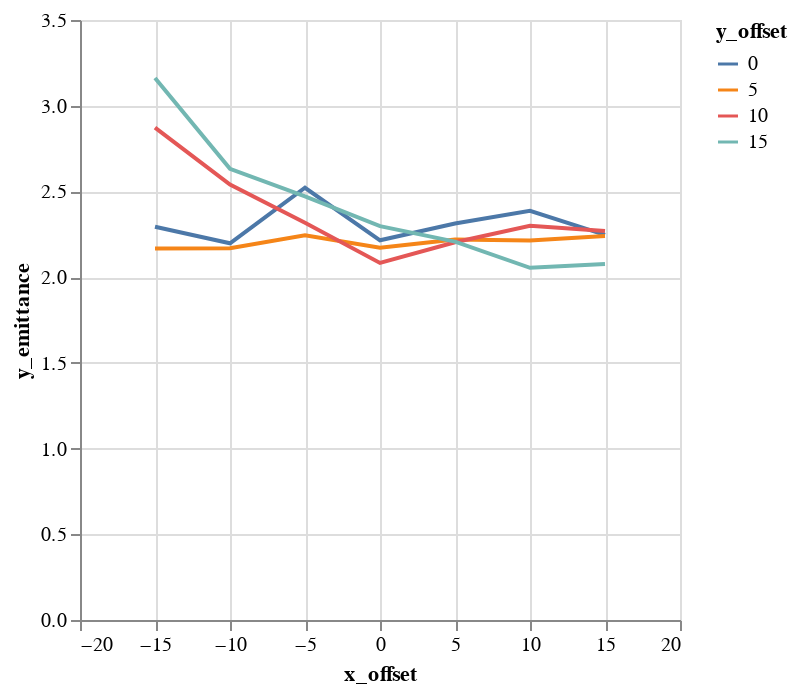

Notebook code for this chart:
### Code cell
alt.Chart(emit_df).mark_line().encode(
    color='y_offset:N',
    x='x_offset',
    y='y_emittance',
)

### Figure 1 — Vega-Lite specification as saved in the notebook (floating-point values rounded to 4 significant figures)
{"$schema": "https://vega.github.io/schema/vega-lite/v1.2.1.json", "data": {"values": [{"losses": 0, "relbeta": 0.002308, "sourceID": 16777222, "sourceName": "x_-15_y_0", "x_emittance": 2.236, "x_emittance_rel": 1.379, "x_norm_emittance": 0.005162, "x_offset": -15, "y_emittance": 2.294, "y_emittance_rel": 1.459, "y_norm_emittance": 0.005296, "y_offset": 0}, {"losses": 0, "relbeta": 0.002308, "sourceID": 16777229, "sourceName": "x_-15_y_5", "x_emittance": 1.949, "x_emittance_rel": 1.223, "x_norm_emittance": 0.004498, "x_offset": -15, "y_emittance": 2.168, "y_emittance_rel": 1.36, "y_norm_emittance": 0.005004, "y_offset": 5}, {"losses": 0, "relbeta": 0.002308, "sourceID": 16777236, "sourceName": "x_-15_y_10", "x_emittance": 2.815, "x_emittance_rel": 1.74, "x_norm_emittance": 0.006497, "x_offset": -15, "y_emittance": 2.872, "y_emittance_rel": 1.799, "y_norm_emittance": 0.006629, "y_offset": 10}, {"losses": 0, "relbeta": 0.002308, "sourceID": 16777243, "sourceName": "x_-15_y_15", "x_emittance": 3.245, "x_emittance_rel": 1.942, "x_norm_emittance": 0.007492, "x_offset": -15, "y_emittance": 3.162, "y_emittance_rel": 1.903, "y_norm_emittance": 0.007299, "y_offset": 15}, {"losses": 0, "relbeta": 0.002308, "sourceID": 16777220, "sourceName": "x_-10_y_0", "x_emittance": 2.279, "x_emittance_rel": 1.431, "x_norm_emittance": 0.00526, "x_offset": -10, "y_emittance": 2.198, "y_emittance_rel": 1.415, "y_norm_emittance": 0.005073, "y_offset": 0}, {"losses": 0, "relbeta": 0.002308, "sourceID": 16777227, "sourceName": "x_-10_y_5", "x_emittance": 2.22, "x_emittance_rel": 1.376, "x_norm_emittance": 0.005125, "x_offset": -10, "y_emittance": 2.169, "y_emittance_rel": 1.372, "y_norm_emittance": 0.005006, "y_offset": 5}, {"losses": 0, "relbeta": 0.002308, "sourceID": 16777234, "sourceName": "x_-10_y_10", "x_emittance": 2.401, "x_emittance_rel": 1.615, "x_norm_emittance": 0.005544, "x_offset": -10, "y_emittance": 2.54, "y_emittance_rel": 1.525, "y_norm_emittance": 0.005863, "y_offset": 10}, {"losses": 0, "relbeta": 0.002308, "sourceID": 16777241, "sourceName": "x_-10_y_15", "x_emittance": 2.493, "x_emittance_rel": 1.719, "x_norm_emittance": 0.005754, "x_offset": -10, "y_emittance": 2.632, "y_emittance_rel": 1.611, "y_norm_emittance": 0.006076, "y_offset": 15}, {"losses": 0, "relbeta": 0.002308, "sourceID": 16777218, "sourceName": "x_-5_y_0", "x_emittance": 2.514, "x_emittance_rel": 1.5, "x_norm_emittance": 0.005803, "x_offset": -5, "y_emittance": 2.521, "y_emittance_rel": 1.468, "y_norm_emittance": 0.00582, "y_offset": 0}, {"losses": 0, "relbeta": 0.002308, "sourceID": 16777225, "sourceName": "x_-5_y_5", "x_emittance": 2.196, "x_emittance_rel": 1.442, "x_norm_emittance": 0.00507, "x_offset": -5, "y_emittance": 2.244, "y_emittance_rel": 1.38, "y_norm_emittance": 0.00518, "y_offset": 5}, {"losses": 0, "relbeta": 0.002308, "sourceID": 16777232, "sourceName": "x_-5_y_10", "x_emittance": 2.281, "x_emittance_rel": 1.509, "x_norm_emittance": 0.005266, "x_offset": -5, "y_emittance": 2.317, "y_emittance_rel": 1.5, "y_norm_emittance": 0.005349, "y_offset": 10}, {"losses": 0, "relbeta": 0.002308, "sourceID": 16777239, "sourceName": "x_-5_y_15", "x_emittance": 2.503, "x_emittance_rel": 1.479, "x_norm_emittance": 0.005778, "x_offset": -5, "y_emittance": 2.471, "y_emittance_rel": 1.642, "y_norm_emittance": 0.005703, "y_offset": 15}, {"losses": 0, "relbeta": 0.002308, "sourceID": 16777216, "sourceName": "x_0_y_0", "x_emittance": 2.317, "x_emittance_rel": 1.505, "x_norm_emittance": 0.005349, "x_offset": 0, "y_emittance": 2.215, "y_emittance_rel": 1.441, "y_norm_emittance": 0.005113, "y_offset": 0}, {"losses": 0, "relbeta": 0.002308, "sourceID": 16777223, "sourceName": "x_0_y_5", "x_emittance": 2.261, "x_emittance_rel": 1.468, "x_norm_emittance": 0.005219, "x_offset": 0, "y_emittance": 2.172, "y_emittance_rel": 1.415, "y_norm_emittance": 0.005013, "y_offset": 5}, {"losses": 0, "relbeta": 0.002308, "sourceID": 16777230, "sourceName": "x_0_y_10", "x_emittance": 2.098, "x_emittance_rel": 1.496, "x_norm_emittance": 0.004844, "x_offset": 0, "y_emittance": 2.083, "y_emittance_rel": 1.412, "y_norm_emittance": 0.004808, "y_offset": 10}, {"losses": 0, "relbeta": 0.002308, "sourceID": 16777237, "sourceName": "x_0_y_15", "x_emittance": 2.41, "x_emittance_rel": 1.363, "x_norm_emittance": 0.005563, "x_offset": 0, "y_emittance": 2.298, "y_emittance_rel": 1.425, "y_norm_emittance": 0.005304, "y_offset": 15}, {"losses": 0, "relbeta": 0.002308, "sourceID": 16777217, "sourceName": "x_5_y_0", "x_emittance": 2.292, "x_emittance_rel": 1.479, "x_norm_emittance": 0.005292, "x_offset": 5, "y_emittance": 2.313, "y_emittance_rel": 1.382, "y_norm_emittance": 0.00534, "y_offset": 0}, {"losses": 0, "relbeta": 0.002308, "sourceID": 16777224, "sourceName": "x_5_y_5", "x_emittance": 2.306, "x_emittance_rel": 1.44, "x_norm_emittance": 0.005324, "x_offset": 5, "y_emittance": 2.22, "y_emittance_rel": 1.507, "y_norm_emittance": 0.005125, "y_offset": 5}, {"losses": 0, "relbeta": 0.002308, "sourceID": 16777231, "sourceName": "x_5_y_10", "x_emittance": 2.003, "x_emittance_rel": 1.37, "x_norm_emittance": 0.004624, "x_offset": 5, "y_emittance": 2.203, "y_emittance_rel": 1.382, "y_norm_emittance": 0.005086, "y_offset": 10}, {"losses": 0, "relbeta": 0.002308, "sourceID": 16777238, "sourceName": "x_5_y_15", "x_emittance": 2.211, "x_emittance_rel": 1.384, "x_norm_emittance": 0.005105, "x_offset": 5, "y_emittance": 2.207, "y_emittance_rel": 1.402, "y_norm_emittance": 0.005095, "y_offset": 15}, {"losses": 0, "relbeta": 0.002308, "sourceID": 16777219, "sourceName": "x_10_y_0", "x_emittance": 2.24, "x_emittance_rel": 1.475, "x_norm_emittance": 0.005172, "x_offset": 10, "y_emittance": 2.387, "y_emittance_rel": 1.493, "y_norm_emittance": 0.00551, "y_offset": 0}, {"losses": 0, "relbeta": 0.002308, "sourceID": 16777226, "sourceName": "x_10_y_5", "x_emittance": 2.121, "x_emittance_rel": 1.465, "x_norm_emittance": 0.004897, "x_offset": 10, "y_emittance": 2.214, "y_emittance_rel": 1.47, "y_norm_emittance": 0.005111, "y_offset": 5}, {"losses": 0, "relbeta": 0.002308, "sourceID": 16777233, "sourceName": "x_10_y_10", "x_emittance": 2.27, "x_emittance_rel": 1.303, "x_norm_emittance": 0.005241, "x_offset": 10, "y_emittance": 2.299, "y_emittance_rel": 1.426, "y_norm_emittance": 0.005308, "y_offset": 10}, {"losses": 0, "relbeta": 0.002308, "sourceID": 16777240, "sourceName": "x_10_y_15", "x_emittance": 2.026, "x_emittance_rel": 1.288, "x_norm_emittance": 0.004676, "x_offset": 10, "y_emittance": 2.055, "y_emittance_rel": 1.36, "y_norm_emittance": 0.004743, "y_offset": 15}, {"losses": 0, "relbeta": 0.002308, "sourceID": 16777221, "sourceName": "x_15_y_0", "x_emittance": 2.298, "x_emittance_rel": 1.533, "x_norm_emittance": 0.005305, "x_offset": 15, "y_emittance": 2.246, "y_emittance_rel": 1.423, "y_norm_emittance": 0.005185, "y_offset": 0}, {"losses": 1, "relbeta": 0.002308, "sourceID": 16777228, "sourceName": "x_15_y_5", "x_emittance": 2.343, "x_emittance_rel": 1.491, "x_norm_emittance": 0.005409, "x_offset": 15, "y_emittance": 2.24, "y_emittance_rel": 1.508, "y_norm_emittance": 0.005171, "y_offset": 5}, {"losses": 0, "relbeta": 0.002308, "sourceID": 16777235, "sourceName": "x_15_y_10", "x_emittance": 2.402, "x_emittance_rel": 1.48, "x_norm_emittance": 0.005544, "x_offset": 15, "y_emittance": 2.269, "y_emittance_rel": 1.404, "y_norm_emittance": 0.005237, "y_offset": 10}, {"losses": 0, "relbeta": 0.002308, "sourceID": 16777242, "sourceName": "x_15_y_15", "x_emittance": 2.075, "x_emittance_rel": 1.37, "x_norm_emittance": 0.00479, "x_offset": 15, "y_emittance": 2.077, "y_emittance_rel": 1.308, "y_norm_emittance": 0.004794, "y_offset": 15}]}, "encoding": {"color": {"field": "y_offset", "type": "nominal"}, "x": {"field": "x_offset", "type": "quantitative"}, "y": {"field": "y_emittance", "type": "quantitative"}}, "mark": "line"}
